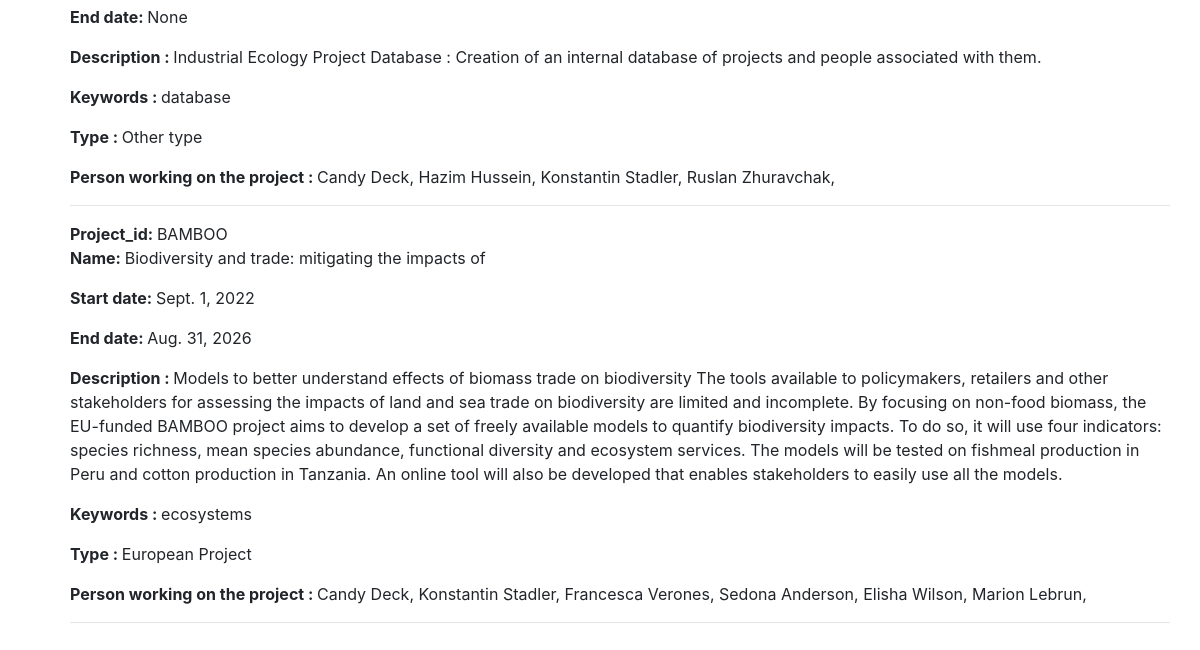
/bootstrap/ (lower part), run on an earlier commit of the app's database.
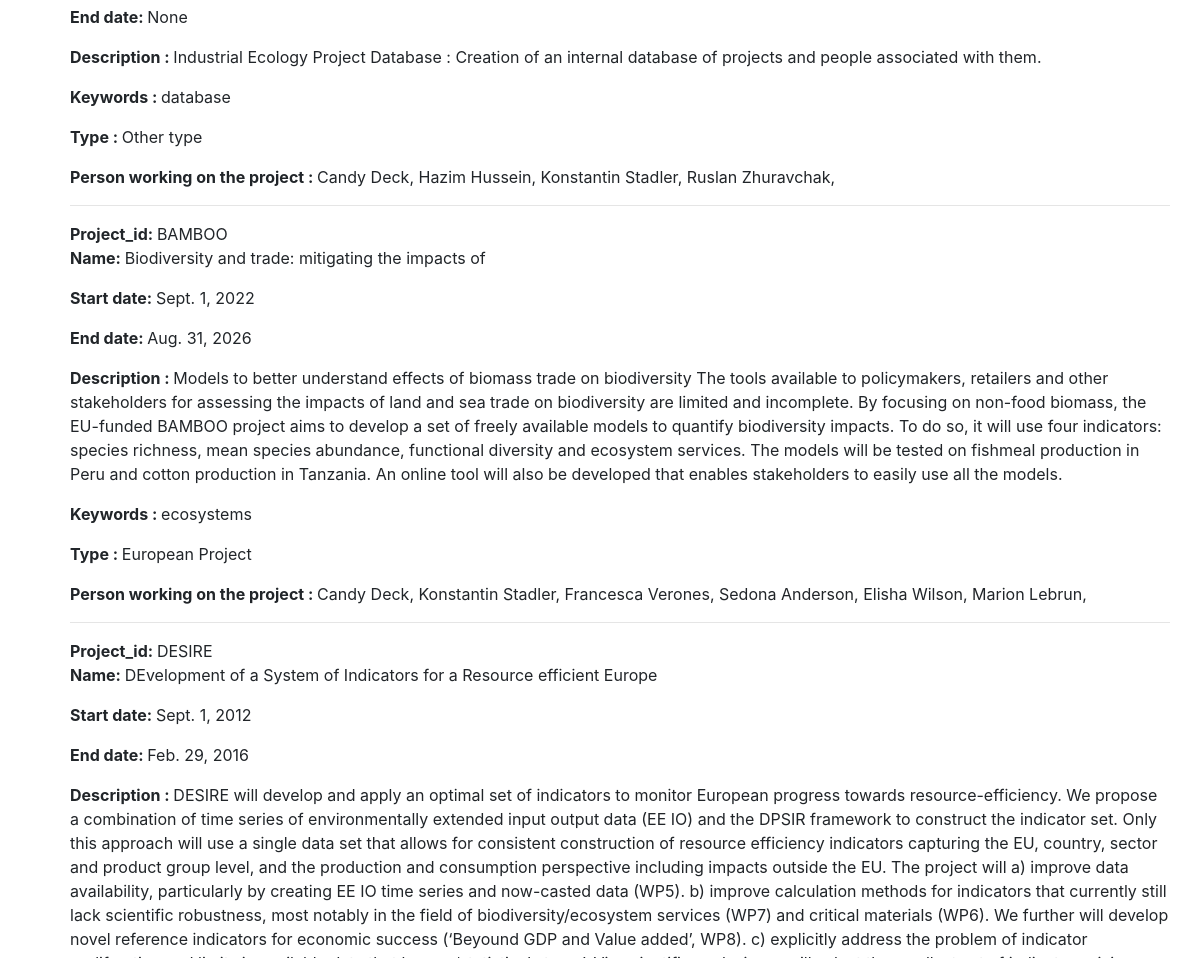
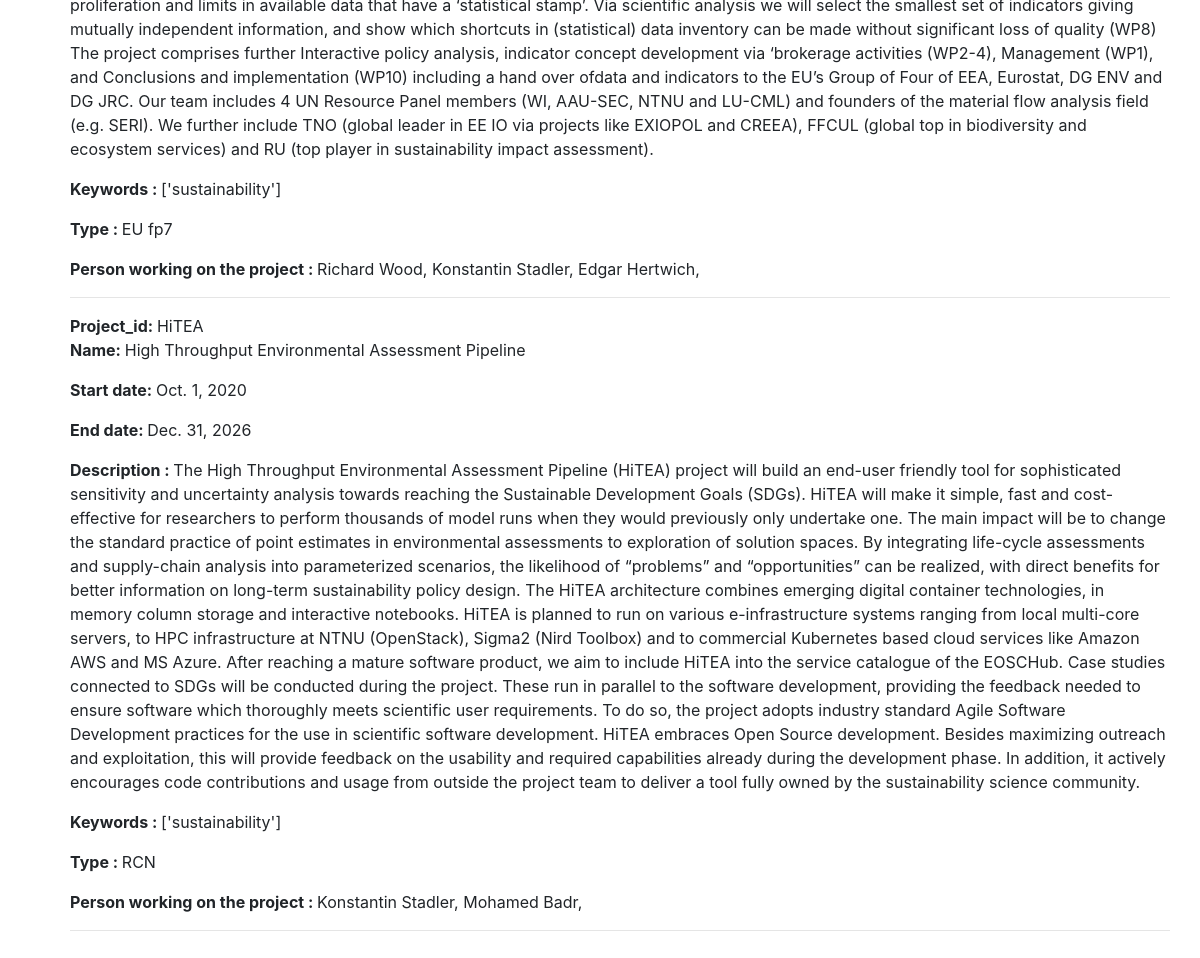
And on a later commit of the database (2 pictures, top to bottom).
### app_indecol/models.py (models this page shows, shortened)
class Project(models.Model):
    project_id = models.CharField(
        unique=True,
        null=False,
        blank=False,
        max_length=50
    )
    name= models.CharField(
        null=False,
        blank=False,
        max_length=200
    )
    description = models.TextField(
        null = False,
        blank= False,
        max_length=2000
    )
    start_date= models.DateField(
        null = False,
        blank=False
    )
    end_date= models.DateField(
        null=True,
        blank = True
    )
    keywords = models.CharField(max_length=100)
    methods = models.CharField(max_length=50)
    type = models.CharField(choices = project_type_choices,
                            max_length=50,
                            default='-')
    persons = models.ManyToManyField(
        Person,
        related_name='persons'
    )
    groups = models.ManyToManyField(
        Group,
        related_name='groups'
    )
    partners = models.ManyToManyField(
        Partner,
        related_name='partners'
    )
    ressources = models.ManyToManyField(
        Ressource, blank=True
    )

class Person(models.Model):
    first_name = models.CharField(
        unique=False,
        null=False,
        blank=False,
        max_length=50
    )
    middle_name = models.CharField(
        unique=False,
        null=True,
        blank=True,
        max_length=50
    )
    last_name = models.CharField(
        unique=False,
        null=False,
        blank=False,
        max_length=50
    )
    start_date= models.DateField(
        null = False,
        blank=False
    )
    end_date= models.DateField(
        null=True,
        blank = True
    )
    role = models.CharField(choices = role_choices,
                            max_length=50)
    def __str__(self):
        return self.first_name + ' ' + self.last_name

### app_indecol/views.py (the view)
# urls.py: path('bootstrap/',BootstrapFilterView,name = 'bootstrap_form')
def BootstrapFilterView(request):
    qs = Project.objects.all()
    name_or_id_contains_query = request.GET.get('name_or_id_contain')
    description_contains_query = request.GET.get('description_contains')
    date_min = request.GET.get('date_min')
    date_max = request.GET.get('date_max')
    pro_type = request.GET.get('pro_type')
    keyword = request.GET.get('keyword')
    persons= Person.objects.all()
    person = request.GET.get('person')
    categories = Project.objects.values_list('type', flat=True).distinct()
    print(categories)
    if name_or_id_contains_query!= '' and name_or_id_contains_query is not None:
        qs = qs.filter(Q(project_id__icontains=name_or_id_contains_query) | Q(name__icontains=name_or_id_contains_query)).distinct()
    elif description_contains_query != '' and description_contains_query is not None:
        qs = qs.filter(description__icontains=description_contains_query)
    keywords = forms.keyword_choices
    keywords_list=[]
    for a in keywords :
        keywords_list.append(a[0])
    keywords=keywords_list
    if is_valid_queryparam(date_min) :
        qs = qs.filter(start_date__gte=date_min)
    if is_valid_queryparam(date_max) :
        qs = qs.filter(start_date__lt=date_max)
    if is_valid_queryparam(pro_type) and pro_type != 'Choose...' :
        qs = qs.filter(type=pro_type)
    if is_valid_queryparam(keyword) and keyword != 'Choose...' :
        qs = qs.filter(keywords__icontains=keyword)
    if is_valid_queryparam(person) and person != 'Choose...':
        qs = qs.filter(persons__first_name__icontains=person.split(" ")[0], persons__last_name__icontains=person.split(" ")[-1])
    context = {
        'queryset' :qs,
        'persons' :persons,
        'categories':categories,
        'keywords' : keywords,
    }
    return render(request, "bootstrap_form.html",context)

### app_indecol/views.py (called while the page is built)
def is_valid_queryparam(param):
    return param != '' and param is not None

### app_indecol/templates/bootstrap_form.html (shortened to what this page needs)
{% load static %}
<!doctype html>
<html lang="en">
  <head>
    <link rel="stylesheet" href="https://stackpath.bootstrapcdn.com/bootstrap/4.3.1/css/bootstrap.min.css">
    <link rel="stylesheet" href="{% static 'templates.css' %}">
    <link rel="stylesheet" href="https://use.fontawesome.com/releases/v5.8.1/css/all.css">
  </head>
  <body>
    <main role="main" class="container" >
      <div class="row">
        <ul>
          {% for project in  queryset %}
            <li>
              <span><b>Project_id: </b>{{ project.project_id }}</span><p>
              <span><b>Name: </b>{{ project.name }}</span><p>
              <span><b>Start date: </b>{{ project.start_date }}</span><p>
              <span><b>End date: </b>{{ project.end_date }}</span><p>
              <span><b>Description : </b> {{ project.description }}</span><p>
              <span><b>Keywords : </b> {{ project.keywords }}</span><p>
              <span><b>Type : </b> {{ project.type }}</span><p>
              <span>
                <b>Person working on the project : </b>
                {% for person in project.persons.all  %}
                  {{person.first_name}} {{person.last_name}},
                {% endfor %}
              </span><p>
            </li>
            <hr />
          {% endfor %}
        </ul>
      </div>
    </main>
</body>
</html>

What changed in the data, as far as the page shows it:
added Project: project_id "DESIRE", name "DEvelopment of a System of Indicators for a Resource efficient Europe", start_date "Sept. 1, 2012", end_date "Feb. 29, 2016", description "DESIRE will develop and apply an optimal set of indicators to monitor European progress towards resource-efficiency. We propose a combination of time series of environmentally extended input output data (EE IO) and the DPSIR framework to construct the indicator set. Only this approach will use a single data set that allows for consistent construction of resource efficiency indicators capturing the EU, country, sector and product group level, and the production and consumption perspective including impacts outside the EU. The project will a) improve data availability, particularly by creating EE IO time series and now-casted data (WP5). b) improve calculation methods for indicators that…", keywords "['sustainability']", type "EU fp7"
added Person: first_name "Richard", last_name "Wood", shown under "DESIRE"
added Person: first_name "Konstantin", last_name "Stadler"
added Person: first_name "Edgar", last_name "Hertwich", shown under "DESIRE"
added Project: project_id "HiTEA", name "High Throughput Environmental Assessment Pipeline", start_date "Oct. 1, 2020", end_date "Dec. 31, 2026", description "The High Throughput Environmental Assessment Pipeline (HiTEA) project will build an end-user friendly tool for sophisticated sensitivity and uncertainty analysis towards reaching the Sustainable Development Goals (SDGs). HiTEA will make it simple, fast and cost-effective for researchers to perform thousands of model runs when they would previously only undertake one. The main impact will be to change the standard practice of point estimates in environmental assessments to exploration of solution spaces. By integrating life-cycle assessments and supply-chain analysis into parameterized scenarios, the likelihood of “problems” and “opportunities” can be realized, with direct benefits for…", keywords "['sustainability']", type "RCN"
added Person: first_name "Mohamed", last_name "Badr", shown under "HiTEA"
